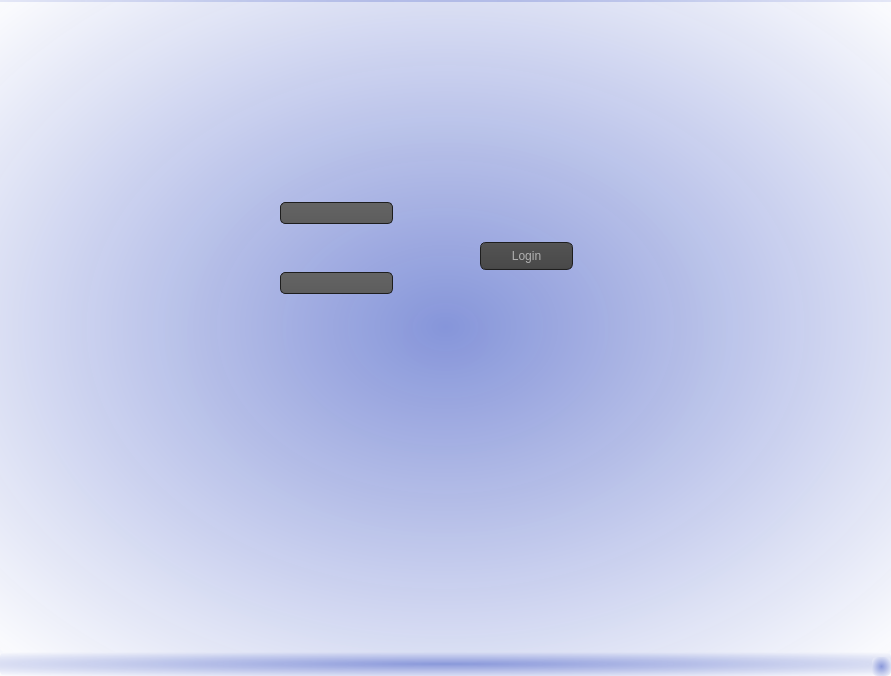
<?xml version="1.0" encoding="UTF-8"?>
<ui version="4.0">
 <class>MainWindow</class>
 <widget class="QMainWindow" name="MainWindow">
  <property name="geometry">
   <rect>
    <x>0</x>
    <y>0</y>
    <width>891</width>
    <height>676</height>
   </rect>
  </property>
  <property name="windowTitle">
   <string>MainWindow</string>
  </property>
  <property name="styleSheet">
   <string notr="true">QToolTip
{
     border: 1px solid black;
     background-color: #ffa02f;
     padding: 1px;
     border-radius: 3px;
     opacity: 100;
}
QFrame
{
	background-color: rgb(98, 98, 98);
}

QWidget
{
/* widget-&gt;setStyleSheet(&quot;background-color: transparent;&quot;);
widget-&gt;setWindowFlags(Qt::FramelessWindowHint);   //No windowing
widget-&gt;setAttribute(Qt::WA_TranslucentBackground); // No background*/
	color: rgb(0, 0, 0);
 /*  color: #b1b1b1;*/
 
	background-color: qradialgradient(spread:pad, cx:0.5, cy:0.5, radius:0.732, fx:0.5, fy:0.5, stop:0 rgba(134, 149, 217, 245), stop:1 rgba(255, 255, 255, 255));
	/*background-color: qradialgradient(spread:pad, cx:0.5, cy:0.5, radius:0.752, fx:0.513, fy:0.511364, stop:0 rgba(93, 63, 211, 255), stop:1 rgba(255, 255, 255, 255));*/

  padding: 1px;
   /* border-style: solid;
  /*  border: 1px solid #1e1e1e;*/
    border-radius: 5;
  /* background-color: #674ea7;*/
/*#323232; loun el page mtaa e l ajout w mtaa el supprimer w el adition w el affichage */
}

QWidget:item:hover
{
    background-color: QLinearGradient( x1: 0, y1: 0, x2: 0, y2: 1, stop: 0 #ffa02f, stop: 1 #ca0619);
    color: #000000;
}

QWidget:item:selected
{
    background-color: QLinearGradient( x1: 0, y1: 0, x2: 0, y2: 1, stop: 0 #ffa02f, stop: 1 #d7801a);
}

QMenuBar::item
{
    background: transparent;
}

QMenuBar::item:selected
{
    background: transparent;
    border: 1px solid #ffaa00;
}

QMenuBar::item:pressed
{
    background: #444;
    border: 1px solid #000;
    background-color: QLinearGradient(
        x1:0, y1:0,
        x2:0, y2:1,
        stop:1 #212121,
        stop:0.4 #343434/*,
        stop:0.2 #343434,
        stop:0.1 #ffaa00*/
    );
    margin-bottom:-1px;
    padding-bottom:1px;
}

QMenu
{
    border: 1px solid #000;
}

QMenu::item
{
    padding: 2px 20px 2px 20px;
}

QMenu::item:selected
{
    color: #000000;
}

QWidget:disabled
{
    color: #404040;
    background-color: #323232;
}

QAbstractItemView
{
    background-color: QLinearGradient( x1: 0, y1: 0, x2: 0, y2: 1, stop: 0 #4d4d4d, stop: 0.1 #646464, stop: 1 #5d5d5d);
}

QWidget:focus
{
    /*border: 2px solid QLinearGradient( x1: 0, y1: 0, x2: 0, y2: 1, stop: 0 #ffa02f, stop: 1 #d7801a);*/
}

QLineEdit
{
    background-color: QLinearGradient( x1: 0, y1: 0, x2: 0, y2: 1, stop: 0 #4d4d4d, stop: 0 #646464, stop: 1 #5d5d5d);
    padding: 1px;
    border-style: solid;
    border: 1px solid #1e1e1e;
    border-radius: 5;
}

QPushButton
{
    color: #b1b1b1;
    background-color: QLinearGradient( x1: 0, y1: 0, x2: 0, y2: 1, stop: 0 #565656, stop: 0.1 #525252, stop: 0.5 #4e4e4e, stop: 0.9 #4a4a4a, stop: 1 #464646);
    border-width: 1px;
    border-color: #1e1e1e;
    border-style: solid;
    border-radius: 6;
    padding: 3px;
    font-size: 12px;
    padding-left: 5px;
    padding-right: 5px;
}

QPushButton:pressed
{
    background-color: QLinearGradient( x1: 0, y1: 0, x2: 0, y2: 1, stop: 0 #2d2d2d, stop: 0.1 #2b2b2b, stop: 0.5 #292929, stop: 0.9 #282828, stop: 1 #252525);
}

QComboBox
{
    selection-background-color: #ffaa00;
    background-color: QLinearGradient( x1: 0, y1: 0, x2: 0, y2: 1, stop: 0 #565656, stop: 0.1 #525252, stop: 0.5 #4e4e4e, stop: 0.9 #4a4a4a, stop: 1 #464646);
    border-style: solid;
    border: 1px solid #1e1e1e;
    border-radius: 5;
}

QComboBox:hover,QPushButton:hover
{
    border: 2px solid QLinearGradient( x1: 0, y1: 0, x2: 0, y2: 1, stop: 0 #ffa02f, stop: 1 #d7801a);
}


QComboBox:on
{
    padding-top: 3px;
    padding-left: 4px;
    background-color: QLinearGradient( x1: 0, y1: 0, x2: 0, y2: 1, stop: 0 #2d2d2d, stop: 0.1 #2b2b2b, stop: 0.5 #292929, stop: 0.9 #282828, stop: 1 #252525);
    selection-background-color: #ffaa00;
}

QComboBox QAbstractItemView
{
    border: 2px solid darkgray;
    selection-background-color: QLinearGradient( x1: 0, y1: 0, x2: 0, y2: 1, stop: 0 #ffa02f, stop: 1 #d7801a);
}

QComboBox::drop-down
{
     subcontrol-origin: padding;
     subcontrol-position: top right;
     width: 15px;

     border-left-width: 0px;
     border-left-color: darkgray;
     border-left-style: solid; /* just a single line */
     border-top-right-radius: 3px; /* same radius as the QComboBox */
     border-bottom-right-radius: 3px;
 }

QComboBox::down-arrow
{
     image: url(:/down_arrow.png);
}

QGroupBox:focus
{
border: 2px solid QLinearGradient( x1: 0, y1: 0, x2: 0, y2: 1, stop: 0 #ffa02f, stop: 1 #d7801a);
}

QTextEdit:focus
{
    border: 2px solid QLinearGradient( x1: 0, y1: 0, x2: 0, y2: 1, stop: 0 #ffa02f, stop: 1 #d7801a);
}

QScrollBar:horizontal {
     border: 1px solid #222222;
     background: QLinearGradient( x1: 0, y1: 0, x2: 0, y2: 1, stop: 0.0 #121212, stop: 0.2 #282828, stop: 1 #484848);
     height: 7px;
     margin: 0px 16px 0 16px;
}

QScrollBar::handle:horizontal
{
      background: QLinearGradient( x1: 0, y1: 0, x2: 1, y2: 0, stop: 0 #ffa02f, stop: 0.5 #d7801a, stop: 1 #ffa02f);
      min-height: 20px;
      border-radius: 2px;
}

QScrollBar::add-line:horizontal {
      border: 1px solid #1b1b19;
      border-radius: 2px;
      background: QLinearGradient( x1: 0, y1: 0, x2: 1, y2: 0, stop: 0 #ffa02f, stop: 1 #d7801a);
      width: 14px;
      subcontrol-position: right;
      subcontrol-origin: margin;
}

QScrollBar::sub-line:horizontal {
      border: 1px solid #1b1b19;
      border-radius: 2px;
      background: QLinearGradient( x1: 0, y1: 0, x2: 1, y2: 0, stop: 0 #ffa02f, stop: 1 #d7801a);
      width: 14px;
     subcontrol-position: left;
     subcontrol-origin: margin;
}

QScrollBar::right-arrow:horizontal, QScrollBar::left-arrow:horizontal
{
      border: 1px solid black;
      width: 1px;
      height: 1px;
      background: white;
}

QScrollBar::add-page:horizontal, QScrollBar::sub-page:horizontal
{
      background: none;
}

QScrollBar:vertical
{
      background: QLinearGradient( x1: 0, y1: 0, x2: 1, y2: 0, stop: 0.0 #121212, stop: 0.2 #282828, stop: 1 #484848);
      width: 7px;
      margin: 16px 0 16px 0;
      border: 1px solid #222222;
}

QScrollBar::handle:vertical
{
      background: QLinearGradient( x1: 0, y1: 0, x2: 0, y2: 1, stop: 0 #ffa02f, stop: 0.5 #d7801a, stop: 1 #ffa02f);
      min-height: 20px;
      border-radius: 2px;
}

QScrollBar::add-line:vertical
{
      border: 1px solid #1b1b19;
      border-radius: 2px;
      background: QLinearGradient( x1: 0, y1: 0, x2: 0, y2: 1, stop: 0 #ffa02f, stop: 1 #d7801a);
      height: 14px;
      subcontrol-position: bottom;
      subcontrol-origin: margin;
}

QScrollBar::sub-line:vertical
{
      border: 1px solid #1b1b19;
      border-radius: 2px;
      background: QLinearGradient( x1: 0, y1: 0, x2: 0, y2: 1, stop: 0 #d7801a, stop: 1 #ffa02f);
      height: 14px;
      subcontrol-position: top;
      subcontrol-origin: margin;
}

QScrollBar::up-arrow:vertical, QScrollBar::down-arrow:vertical
{
      border: 1px solid black;
      width: 1px;
      height: 1px;
      background: white;
}


QScrollBar::add-page:vertical, QScrollBar::sub-page:vertical
{
      background: none;
}

QTextEdit
{
    background-color: #242424;
}

QPlainTextEdit
{
    background-color: #242424;
}

QHeaderView::section
{
    background-color: QLinearGradient(x1:0, y1:0, x2:0, y2:1, stop:0 #616161, stop: 0.5 #505050, stop: 0.6 #434343, stop:1 #656565);
    color: white;
    padding-left: 4px;
    border: 1px solid #6c6c6c;
}

QCheckBox:disabled
{
color: #414141;
}

QDockWidget::title
{
    text-align: center;
    spacing: 3px; /* spacing between items in the tool bar */
    background-color: QLinearGradient(x1:0, y1:0, x2:0, y2:1, stop:0 #323232, stop: 0.5 #242424, stop:1 #323232);
}

QDockWidget::close-button, QDockWidget::float-button
{
    text-align: center;
    spacing: 1px; /* spacing between items in the tool bar */
    background-color: QLinearGradient(x1:0, y1:0, x2:0, y2:1, stop:0 #323232, stop: 0.5 #242424, stop:1 #323232);
}

QDockWidget::close-button:hover, QDockWidget::float-button:hover
{
    background: #242424;
}

QDockWidget::close-button:pressed, QDockWidget::float-button:pressed
{
    padding: 1px -1px -1px 1px;
}

QMainWindow::separator
{
    background-color: QLinearGradient(x1:0, y1:0, x2:0, y2:1, stop:0 #161616, stop: 0.5 #151515, stop: 0.6 #212121, stop:1 #343434);
    color: white;
    padding-left: 4px;
    border: 1px solid #4c4c4c;
    spacing: 3px; /* spacing between items in the tool bar */
}

QMainWindow::separator:hover
{

    background-color: QLinearGradient(x1:0, y1:0, x2:0, y2:1, stop:0 #d7801a, stop:0.5 #b56c17 stop:1 #ffa02f);
    color: white;
    padding-left: 4px;
    border: 1px solid #6c6c6c;
    spacing: 3px; /* spacing between items in the tool bar */
}

QToolBar::handle
{
     spacing: 3px; /* spacing between items in the tool bar */
     background: url(:/images/handle.png);
}

QMenu::separator
{
    height: 2px;
    background-color: QLinearGradient(x1:0, y1:0, x2:0, y2:1, stop:0 #161616, stop: 0.5 #151515, stop: 0.6 #212121, stop:1 #343434);
    color: white;
    padding-left: 4px;
    margin-left: 10px;
    margin-right: 5px;
}

QProgressBar
{
    border: 2px solid grey;
    border-radius: 5px;
    text-align: center;
}

QProgressBar::chunk
{
    background-color: #d7801a;
    width: 2.15px;
    margin: 0.5px;
}

QTabBar::tab {
    color: #b1b1b1;
    border: 1px solid #444;
    border-bottom-style: none;
    background-color: #323232;
    padding-left: 10px;
    padding-right: 10px;
    padding-top: 3px;
    padding-bottom: 2px;
    margin-right: -1px;
}

QTabWidget::pane {
    border: 1px solid #444;
    top: 1px;
}

QTabBar::tab:last
{
    margin-right: 0; /* the last selected tab has nothing to overlap with on the right */
    border-top-right-radius: 3px;
}

QTabBar::tab:first:!selected
{
 margin-left: 0px; /* the last selected tab has nothing to overlap with on the right */


    border-top-left-radius: 3px;
}

QTabBar::tab:!selected
{
    color: #b1b1b1;
    border-bottom-style: solid;
    margin-top: 3px;
    background-color: QLinearGradient(x1:0, y1:0, x2:0, y2:1, stop:1 #212121, stop:.4 #343434);
}

QTabBar::tab:selected
{
    border-top-left-radius: 3px;
    border-top-right-radius: 3px;
    margin-bottom: 0px;
}

QTabBar::tab:!selected:hover
{
    /*border-top: 2px solid #ffaa00;
    padding-bottom: 3px;*/
    border-top-left-radius: 3px;
    border-top-right-radius: 3px;
    background-color: QLinearGradient(x1:0, y1:0, x2:0, y2:1, stop:1 #212121, stop:0.4 #343434, stop:0.2 #343434, stop:0.1 #ffaa00);
}

QRadioButton::indicator:checked, QRadioButton::indicator:unchecked{
    color: #b1b1b1;
    background-color: #323232;
    border: 1px solid #b1b1b1;
    border-radius: 6px;
}

QRadioButton::indicator:checked
{
    background-color: qradialgradient(
        cx: 0.5, cy: 0.5,
        fx: 0.5, fy: 0.5,
        radius: 1.0,
        stop: 0.25 #ffaa00,
        stop: 0.3 #323232
    );
}

QCheckBox::indicator{
    color: #b1b1b1;
    background-color: #323232;
    border: 1px solid #b1b1b1;
    width: 9px;
    height: 9px;
}

QRadioButton::indicator
{
    border-radius: 6px;
}

QRadioButton::indicator:hover, QCheckBox::indicator:hover
{
    border: 1px solid #ffaa00;
}

QCheckBox::indicator:checked
{
    image:url(:/images/checkbox.png);
}

QCheckBox::indicator:disabled, QRadioButton::indicator:disabled
{
    border: 1px solid #444;
}

</string>
  </property>
  <property name="tabShape">
   <enum>QTabWidget::Rounded</enum>
  </property>
  <widget class="QWidget" name="centralwidget">
   <widget class="QPushButton" name="pushButton_login">
    <property name="geometry">
     <rect>
      <x>480</x>
      <y>240</y>
      <width>93</width>
      <height>28</height>
     </rect>
    </property>
    <property name="text">
     <string>Login</string>
    </property>
   </widget>
   <widget class="QLineEdit" name="login">
    <property name="geometry">
     <rect>
      <x>280</x>
      <y>200</y>
      <width>113</width>
      <height>22</height>
     </rect>
    </property>
   </widget>
   <widget class="QLineEdit" name="mdp">
    <property name="geometry">
     <rect>
      <x>280</x>
      <y>270</y>
      <width>113</width>
      <height>22</height>
     </rect>
    </property>
   </widget>
  </widget>
  <widget class="QMenuBar" name="menubar">
   <property name="geometry">
    <rect>
     <x>0</x>
     <y>0</y>
     <width>891</width>
     <height>28</height>
    </rect>
   </property>
  </widget>
  <widget class="QStatusBar" name="statusbar"/>
 </widget>
 <resources/>
 <connections/>
</ui>
